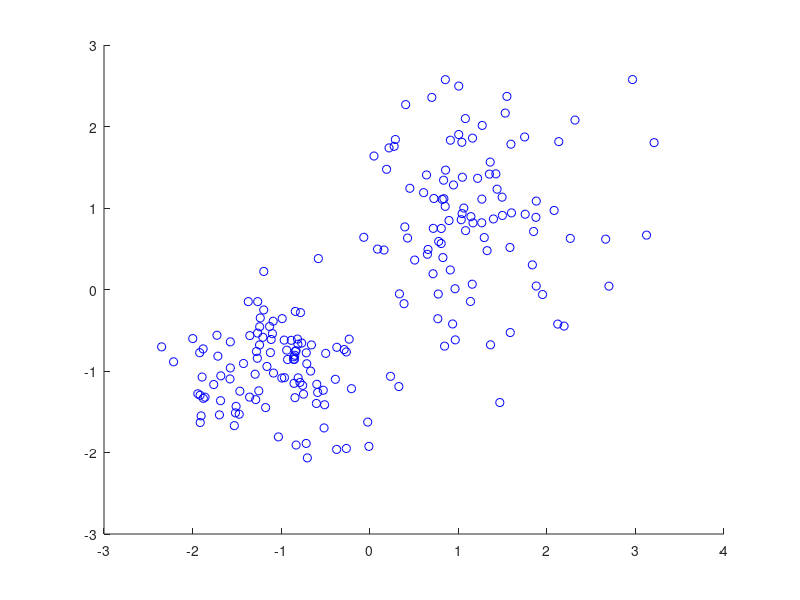
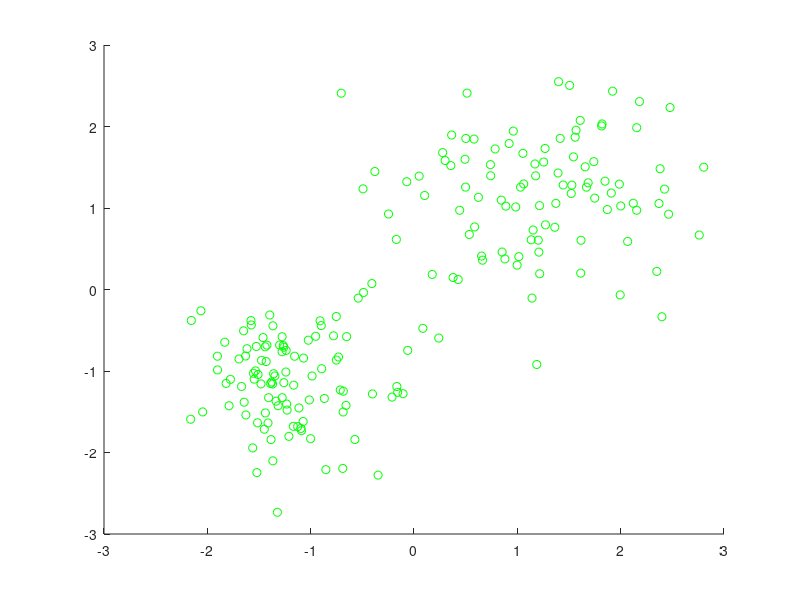

Source code (MATLAB) for these figures, in order:
% Generate training vectors 
clear all;

% For class S-
U1 = normrnd(-1.167,sqrt(0.3),[1 100]);
U2 = normrnd(-1.09,sqrt(0.3),[1 100]);

% For class S+
U3 = normrnd(1.167,sqrt(0.6),[1 100]);
U4 = normrnd(1.09,sqrt(0.6),[1 100]);

U_row1 = [U1 U3];
U_row2 = [U2 U4];
U = [U_row1;U_row2];

figure('Name','TRAINING SET');
xlabel('Input Vector Dimension1 u1');
ylabel('Input vector Dimension2 u2');
scatter(U(1,:), U(2,:),'b');

% For class S-
X1 = normrnd(-1.167,sqrt(0.3),[1 100]);
X2 = normrnd(-1.09,sqrt(0.3),[1 100]);

% For class S+
X3 = normrnd(1.167,sqrt(0.6),[1 100]);
X4 = normrnd(1.09,sqrt(0.6),[1 100]);

X_row1 = [X1 X3];
X_row2 = [X2 X4];
X = [X_row1;X_row2];

figure('Name','TESTING SET');
xlabel('Testing set Input Vector Dimension1 u1');
ylabel('Testing set Input vector Dimension2 u2');
scatter(X(1,:), X(2,:),'g');

save trainvectors2.mat U;
disp('Training Data generated and saved in matrix  trainvectors.mat');
save testvectors2.mat X;
disp('Test Data generated and saved in matrix  testvectors.mat');